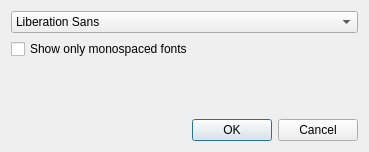
<?xml version="1.0" encoding="UTF-8"?>
<ui version="4.0">
 <class>EditorFontDialog</class>
 <widget class="QDialog" name="EditorFontDialog">
  <property name="geometry">
   <rect>
    <x>0</x>
    <y>0</y>
    <width>369</width>
    <height>152</height>
   </rect>
  </property>
  <property name="windowTitle">
   <string>Choose Font</string>
  </property>
  <layout class="QGridLayout" name="gridLayout">
   <item row="0" column="0">
    <widget class="QFontComboBox" name="fontComboBox">
     <property name="sizePolicy">
      <sizepolicy hsizetype="Expanding" vsizetype="Fixed">
       <horstretch>1</horstretch>
       <verstretch>0</verstretch>
      </sizepolicy>
     </property>
     <property name="editable">
      <bool>false</bool>
     </property>
     <property name="maxVisibleItems">
      <number>15</number>
     </property>
     <property name="sizeAdjustPolicy">
      <enum>QComboBox::AdjustToContentsOnFirstShow</enum>
     </property>
    </widget>
   </item>
   <item row="1" column="0">
    <widget class="QCheckBox" name="chkMonoOnly">
     <property name="text">
      <string>Show only monospaced fonts</string>
     </property>
    </widget>
   </item>
   <item row="2" column="0">
    <spacer name="verticalSpacer">
     <property name="orientation">
      <enum>Qt::Vertical</enum>
     </property>
     <property name="sizeHint" stdset="0">
      <size>
       <width>20</width>
       <height>40</height>
      </size>
     </property>
    </spacer>
   </item>
   <item row="3" column="0">
    <widget class="QDialogButtonBox" name="buttonBox">
     <property name="sizePolicy">
      <sizepolicy hsizetype="Preferred" vsizetype="Fixed">
       <horstretch>0</horstretch>
       <verstretch>0</verstretch>
      </sizepolicy>
     </property>
     <property name="orientation">
      <enum>Qt::Horizontal</enum>
     </property>
     <property name="standardButtons">
      <set>QDialogButtonBox::Cancel|QDialogButtonBox::Ok</set>
     </property>
    </widget>
   </item>
  </layout>
 </widget>
 <resources/>
 <connections>
  <connection>
   <sender>buttonBox</sender>
   <signal>accepted()</signal>
   <receiver>EditorFontDialog</receiver>
   <slot>accept()</slot>
   <hints>
    <hint type="sourcelabel">
     <x>248</x>
     <y>254</y>
    </hint>
    <hint type="destinationlabel">
     <x>157</x>
     <y>274</y>
    </hint>
   </hints>
  </connection>
  <connection>
   <sender>buttonBox</sender>
   <signal>rejected()</signal>
   <receiver>EditorFontDialog</receiver>
   <slot>reject()</slot>
   <hints>
    <hint type="sourcelabel">
     <x>316</x>
     <y>260</y>
    </hint>
    <hint type="destinationlabel">
     <x>286</x>
     <y>274</y>
    </hint>
   </hints>
  </connection>
 </connections>
</ui>
